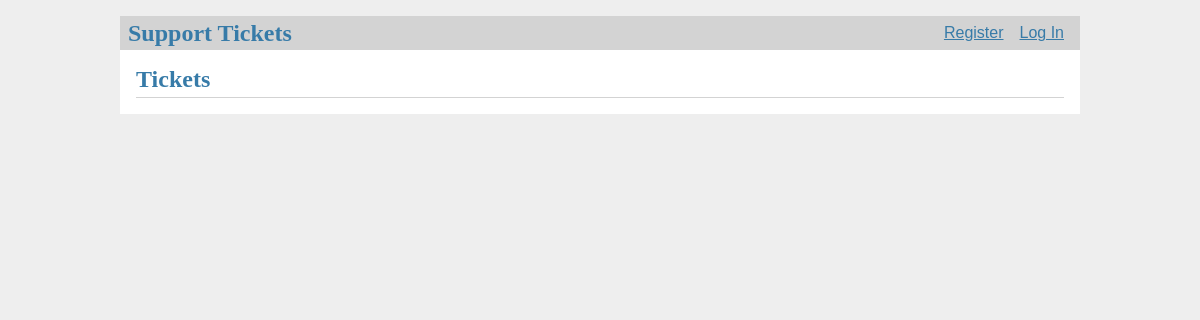
Before: / with the older database file.
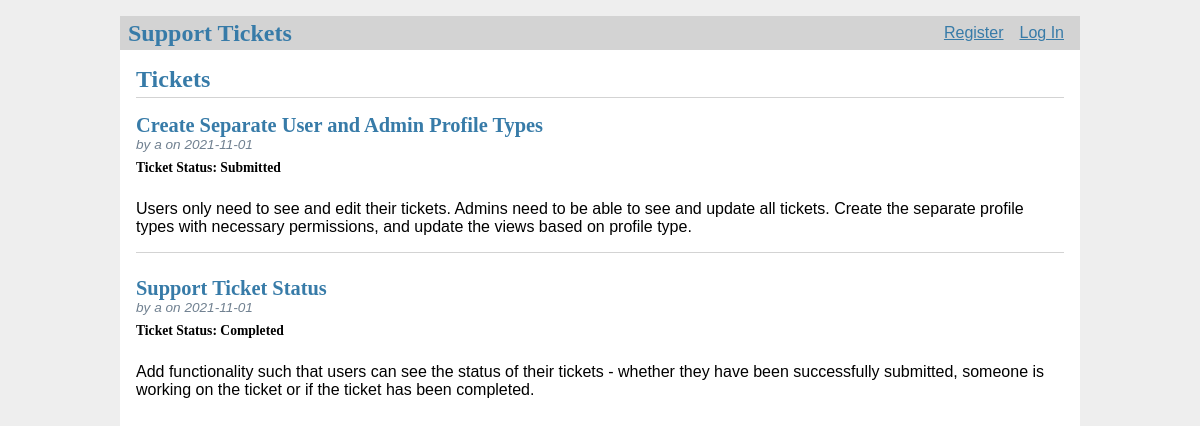
After: the same page with the newer database file.
### tables this page shows
CREATE TABLE post (
  id INTEGER PRIMARY KEY AUTOINCREMENT,
  author_id INTEGER NOT NULL,
  created TIMESTAMP NOT NULL DEFAULT CURRENT_TIMESTAMP,
  title TEXT NOT NULL,
  body TEXT NOT NULL,
  ticket_status TEXT NOT NULL DEFAULT "Submitted",
  FOREIGN KEY (author_id) REFERENCES user (id)  
);

CREATE TABLE user (
  id INTEGER PRIMARY KEY AUTOINCREMENT,
  username TEXT UNIQUE NOT NULL,
  password TEXT NOT NULL
);

### TicketTracker/ticketLog.py (the view)
@bp.route('/')
def index():
    db = get_db()
    posts = db.execute(
        'SELECT p.id, title, body, ticket_status,created, author_id, username'
        ' FROM post p JOIN user u ON p.author_id = u.id'
        ' ORDER BY created DESC'
    ).fetchall()
    return render_template('ticketLog/index.html', posts=posts)

### TicketTracker/auth.py (called while the page is built)
@bp.before_app_request
def load_logged_in_user():
    user_id = session.get('user_id')
    if user_id is None:
        g.user = None
    else:
        g.user = get_db().execute(
            'SELECT * FROM user WHERE id = ?', (user_id,)
        ).fetchone()

### TicketTracker/db.py (called while the page is built)
def get_db():
    if 'db' not in g:
        g.db = sqlite3.connect(
            current_app.config['DATABASE'],
            detect_types=sqlite3.PARSE_DECLTYPES
        )
        g.db.row_factory = sqlite3.Row
    return g.db

### TicketTracker/templates/ticketLog/index.html (shortened to what this page needs)
{% extends 'base.html' %}
{% block header %}
  <h1>{% block title %}Tickets{% endblock %}</h1>
{% endblock %}
{% block content %}
  {% for post in posts %}
    <article class="post">
      <header>
        <div>
          <h1>{{ post['title'] }}</h1>
          <div class="about">by {{ post['username'] }} on {{ post['created'].strftime('%Y-%m-%d') }}</div>
          <h2>Ticket Status: {{post['ticket_status']}}</h2>
        </div>
      </header>
      <p class="body">{{ post['body'] }}</p>
    </article>
    {% if not loop.last %}
      <hr>
    {% endif %}
  {% endfor %}
{% endblock %}

### TicketTracker/templates/base.html (shortened to what this page needs)
<!doctype html>
<link rel="stylesheet" href="{{ url_for('static', filename='style.css') }}">
<nav>
  <h1>Support Tickets</h1>
  <ul>
    {% if g.user %}
      <li><span>{{ g.user['username'] }}</span>
      <li><a href="{{ url_for('auth.logout') }}">Log Out</a>
    {% else %}
      <li><a href="{{ url_for('auth.register') }}">Register</a>
      <li><a href="{{ url_for('auth.login') }}">Log In</a>
    {% endif %}
  </ul>
</nav>
<section class="content">
  <header>
    {% block header %}{% endblock %}
  </header>
  {% block content %}{% endblock %}
</section>

### TicketTracker/static/style.css (style rules this page uses)
h1 { font-family: serif; color: #377ba8; margin: 1rem 0; }
h2 { font-family: serif; color: #000000; margin: 0.5rem 0; font-size: 1em }
a { color: #377ba8; }
hr { border: none; border-top: 1px solid lightgray; }
nav { background: lightgray; display: flex; align-items: center; padding: 0 0.5rem; }
nav h1 { flex: auto; margin: 0; }
nav ul { display: flex; list-style: none; margin: 0; padding: 0; }
nav ul li a, nav ul li span, header .action { display: block; padding: 0.5rem; }
.content { padding: 0 1rem 1rem; }
.content > header { border-bottom: 1px solid lightgray; display: flex; align-items: flex-end; }
.content > header h1 { flex: auto; margin: 1rem 0 0.25rem 0; }
.post > header { display: flex; align-items: flex-end; font-size: 0.85em; }
.post > header > div:first-of-type { flex: auto; }
.post > header h1 { font-size: 1.5em; margin-bottom: 0; }
.post .about { color: slategray; font-style: italic; }
.post .body { white-space: pre-line; }
.content:last-child { margin-bottom: 0; }

Changed rows visible on the page:
added post: title "Create Separate User and Admin Profile Types", username "a", created "2021-11-01", ticket_status "Submitted", body "Users only need to see and edit their tickets. Admins need to be able to see and update all tickets. Create the separate profile types with necessary permissions, and update the views based on profile type."
added post: title "Support Ticket Status", username "a", created "2021-11-01", ticket_status "Completed", body "Add functionality such that users can see the status of their tickets - whether they have been successfully submitted, someone is working on the ticket or if the ticket has been completed."
